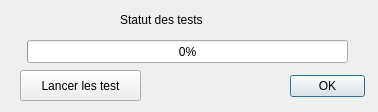
<ui version="4.0" >
 <class>Main</class>
 <widget class="QDialog" name="Main" >
  <property name="geometry" >
   <rect>
    <x>0</x>
    <y>0</y>
    <width>378</width>
    <height>112</height>
   </rect>
  </property>
  <property name="windowTitle" >
   <string>Deroulement des tests</string>
  </property>
  <widget class="QDialogButtonBox" name="exitBox" >
   <property name="geometry" >
    <rect>
     <x>290</x>
     <y>70</y>
     <width>75</width>
     <height>32</height>
    </rect>
   </property>
   <property name="orientation" >
    <enum>Qt::Horizontal</enum>
   </property>
   <property name="standardButtons" >
    <set>QDialogButtonBox::Ok</set>
   </property>
  </widget>
  <widget class="QToolButton" name="runTestButton" >
   <property name="geometry" >
    <rect>
     <x>20</x>
     <y>70</y>
     <width>121</width>
     <height>31</height>
    </rect>
   </property>
   <property name="text" >
    <string>Lancer les test</string>
   </property>
  </widget>
  <widget class="QProgressBar" name="testsBar" >
   <property name="geometry" >
    <rect>
     <x>27</x>
     <y>40</y>
     <width>321</width>
     <height>23</height>
    </rect>
   </property>
   <property name="value" >
    <number>0</number>
   </property>
   <property name="alignment" >
    <set>Qt::AlignJustify</set>
   </property>
  </widget>
  <widget class="QLabel" name="label" >
   <property name="geometry" >
    <rect>
     <x>120</x>
     <y>10</y>
     <width>102</width>
     <height>20</height>
    </rect>
   </property>
   <property name="text" >
    <string>Statut des tests</string>
   </property>
  </widget>
 </widget>
 <resources/>
 <connections>
  <connection>
   <sender>exitBox</sender>
   <signal>accepted()</signal>
   <receiver>Main</receiver>
   <slot>accept()</slot>
   <hints>
    <hint type="sourcelabel" >
     <x>364</x>
     <y>84</y>
    </hint>
    <hint type="destinationlabel" >
     <x>157</x>
     <y>111</y>
    </hint>
   </hints>
  </connection>
  <connection>
   <sender>exitBox</sender>
   <signal>rejected()</signal>
   <receiver>Main</receiver>
   <slot>reject()</slot>
   <hints>
    <hint type="sourcelabel" >
     <x>364</x>
     <y>90</y>
    </hint>
    <hint type="destinationlabel" >
     <x>286</x>
     <y>111</y>
    </hint>
   </hints>
  </connection>
  <connection>
   <sender>runTestButton</sender>
   <signal>clicked()</signal>
   <receiver>testsBar</receiver>
   <slot>reset()</slot>
   <hints>
    <hint type="sourcelabel" >
     <x>93</x>
     <y>82</y>
    </hint>
    <hint type="destinationlabel" >
     <x>193</x>
     <y>54</y>
    </hint>
   </hints>
  </connection>
 </connections>
</ui>
